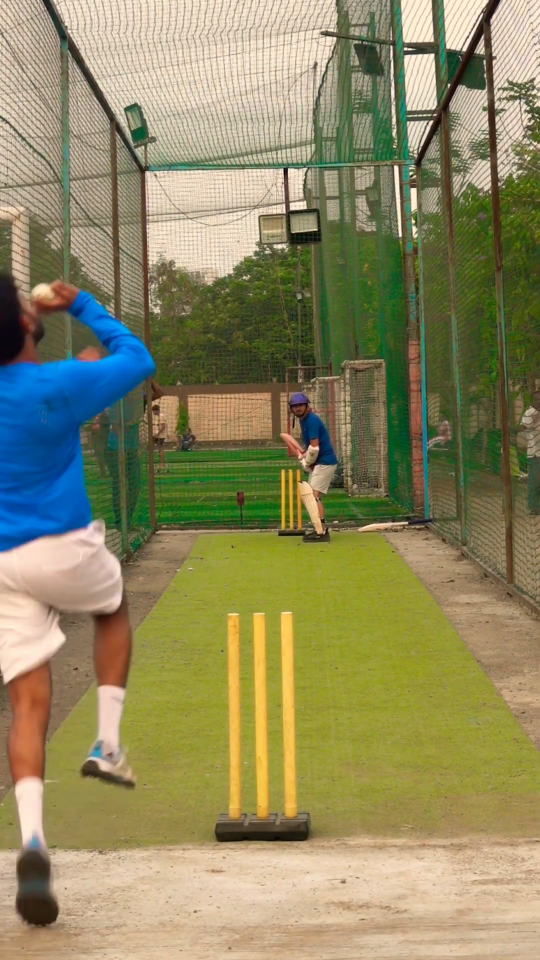
#> input picture frame 28 of test.mp4, 1080 x 1920 px, given in place of test3.mp4, which was not available (shown at 1/2 size)
$ python evidence_clean.py
#> lines starting #> are read from the running program, lines starting #| are printed output that depends on the picture; pictures that were not available may be replaced by others from this repository, and a replacement may not be noted
"""Clean consecutive frames (no overlay), upper flight region cropped & enlarged,
so we can locate the REAL ball by eye and establish ground truth."""
from pathlib import Path
import cv2
import numpy as np

ROOT = Path(__file__).resolve().parents[1]
VIDEO = ROOT / "test3.mp4"
OUT = ROOT / "dump/validation/test3"

cap = cv2.VideoCapture(str(VIDEO))
fps = cap.get(cv2.CAP_PROP_FPS)
W = int(cap.get(cv2.CAP_PROP_FRAME_WIDTH))
H = int(cap.get(cv2.CAP_PROP_FRAME_HEIGHT))
print("fps", fps, "WxH", W, H)

# flight spans t459..1632ms -> frames ~28..98 at 60fps. Sample every 4 frames.
frames = list(range(28, 100, 4))
cells = []
for f in frames:
    cap.set(cv2.CAP_PROP_POS_FRAMES, f)
    ok, fr = cap.read()
    if not ok:
        continue
    c = fr.copy()
    cv2.putText(c, f"f{f} t{int(f/fps*1000)}", (10, 40),
                cv2.FONT_HERSHEY_SIMPLEX, 1.1, (0, 255, 255), 3)
    cells.append(cv2.resize(c, (W // 3, H // 3)))
#> this loop made 18 passes
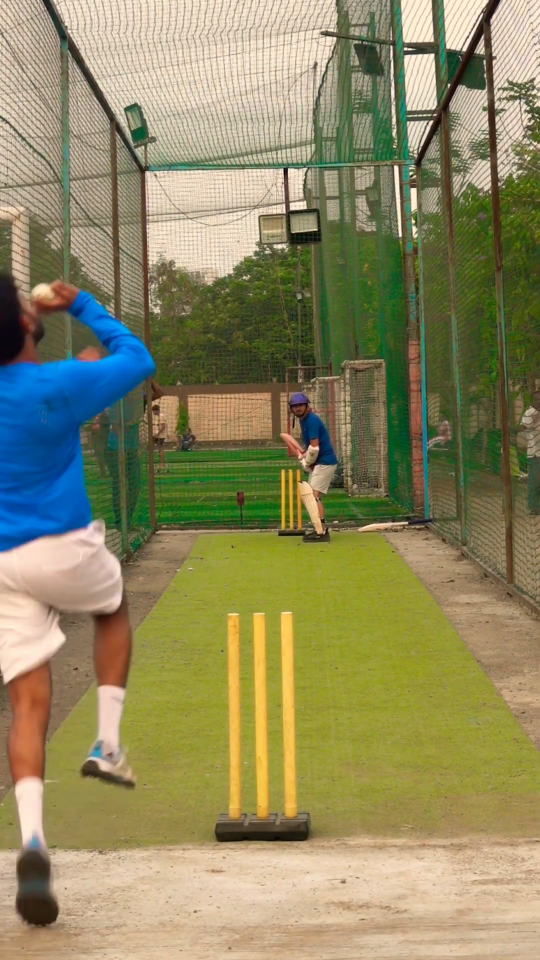
#> input picture frame 28 of test.mp4, 1080 x 1920 px, given in place of test3.mp4, which was not available (shown at 1/2 size)
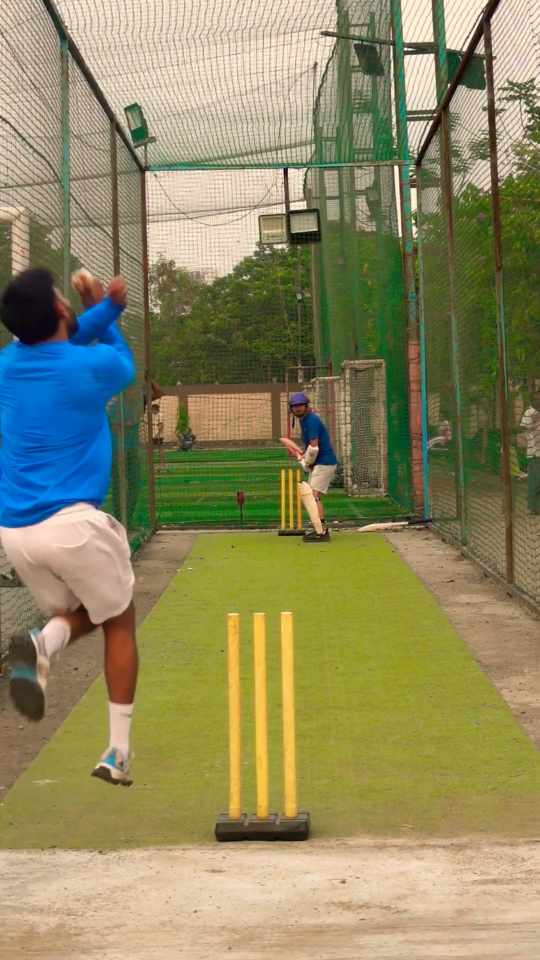
#> input picture frame 32 of test.mp4, 1080 x 1920 px, given in place of test3.mp4, which was not available (shown at 1/2 size)
#> pass 3, `ok, fr = cap.read()`:
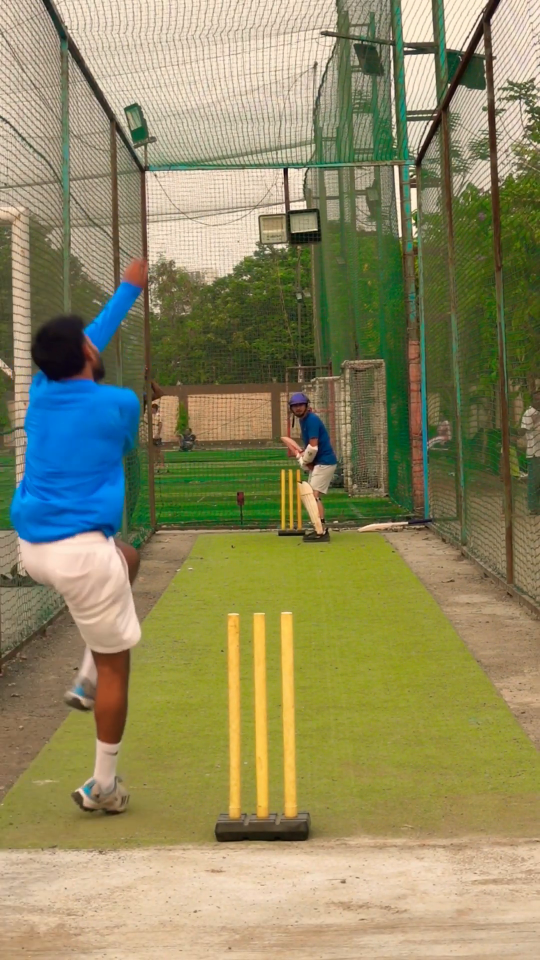
#> fr: shape (1920, 1080, 3) (shown at 1/2 size); mean B, G, R 97.3, 137, 141.4
#> after the loop:
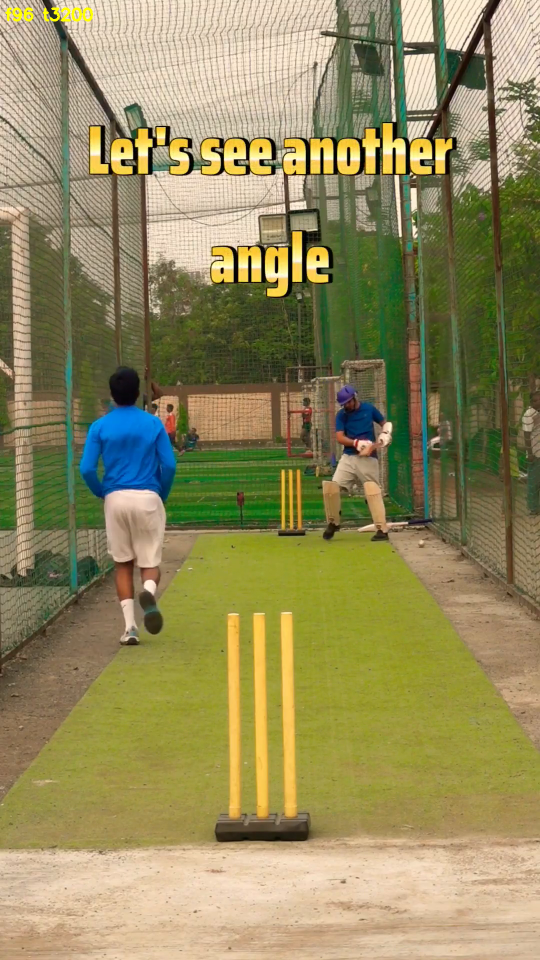
#> c: shape (1920, 1080, 3) (shown at 1/2 size); mean B, G, R 93, 138.7, 146.7
#> after the loop, cells = 18 items
cap.release()

ncol = 6
rows = []
cw, ch = W // 3, H // 3
for i in range(0, len(cells), ncol):
    row = cells[i:i + ncol]
    while len(row) < ncol:
        row.append(np.zeros((ch, cw, 3), np.uint8))
    rows.append(np.hstack(row))
#> this loop made 3 passes
#> i on passes 2 to 3: 6, 12
#> after the loop, rows = 3 items
grid = np.vstack(rows)
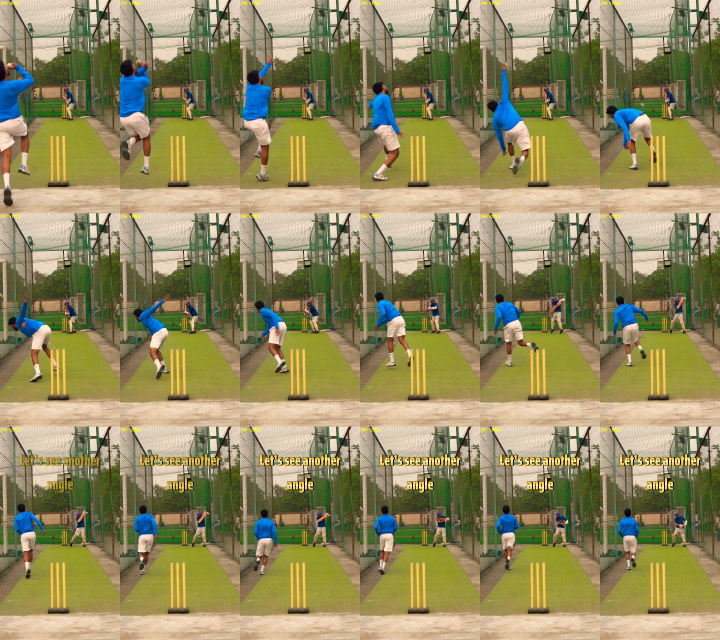
#> grid: shape (1920, 2160, 3) (shown at 1/3 size); mean of channels 0, 1, 2 95, 137.6, 144.3; drawn as B, G, R
cv2.imwrite(str(OUT / "evidence_clean.png"), grid)
print("wrote evidence_clean.png", grid.shape)
#| wrote evidence_clean.png (1920, 2160, 3)

$ run again, starting later in the video
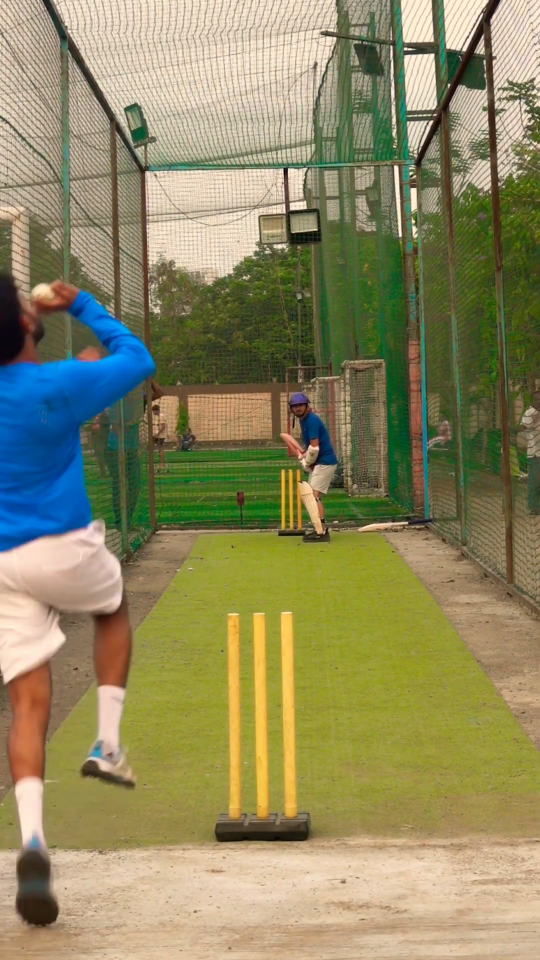
#> input picture frame 28 of test.mp4, 1080 x 1920 px, given in place of test3.mp4, which was not available (shown at 1/2 size)
#> the loop `for f in frames:` made 18 passes
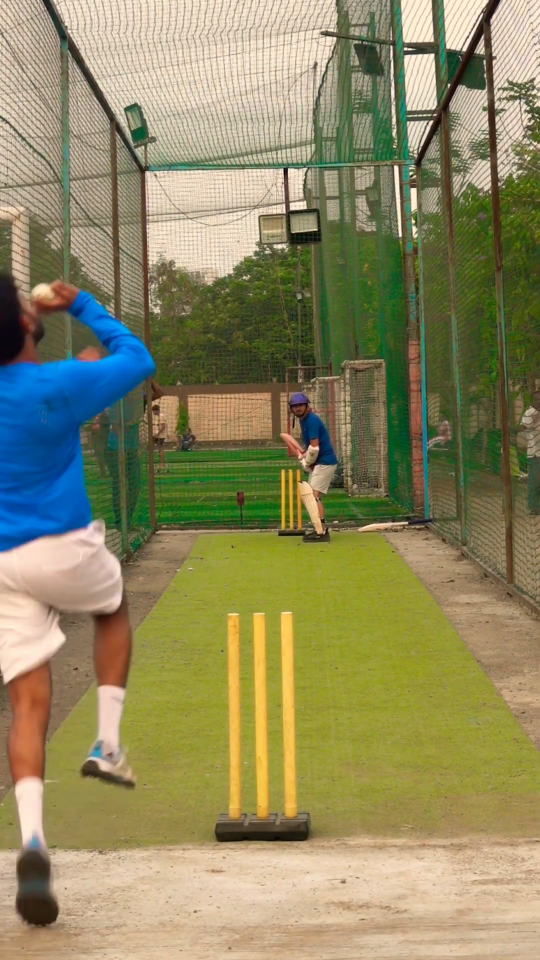
#> input picture frame 28 of test.mp4, 1080 x 1920 px, given in place of test3.mp4, which was not available (shown at 1/2 size)
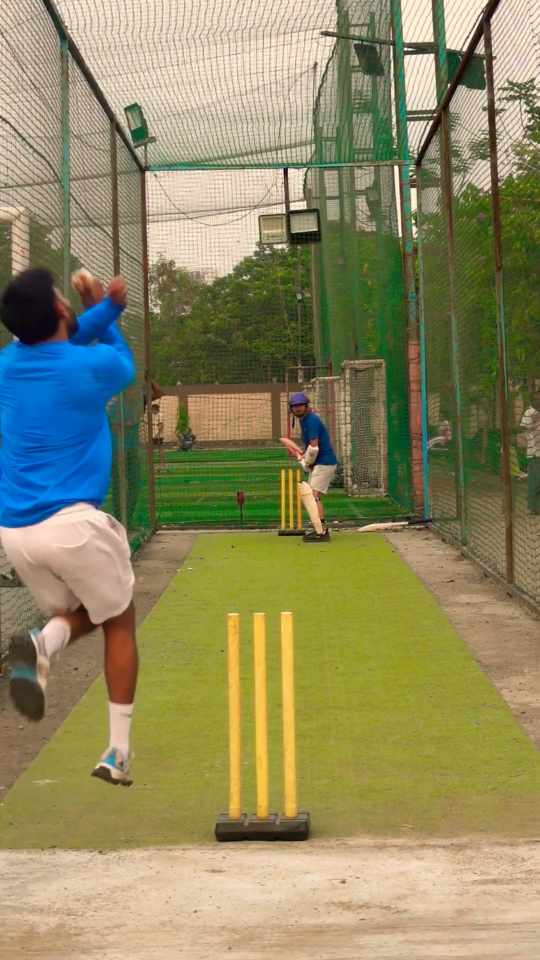
#> input picture frame 32 of test.mp4, 1080 x 1920 px, given in place of test3.mp4, which was not available (shown at 1/2 size)
#> after the loop `for f in frames:`: cells = 18 items
#> the loop `for i in range(0, len(cells), ncol):` made 3 passes
#> i on passes 2 to 3: 6, 12
#> after the loop `for i in range(0, len(cells), ncol):`: rows = 3 items
#| wrote evidence_clean.png (1920, 2160, 3)

$ run again, starting later in the video
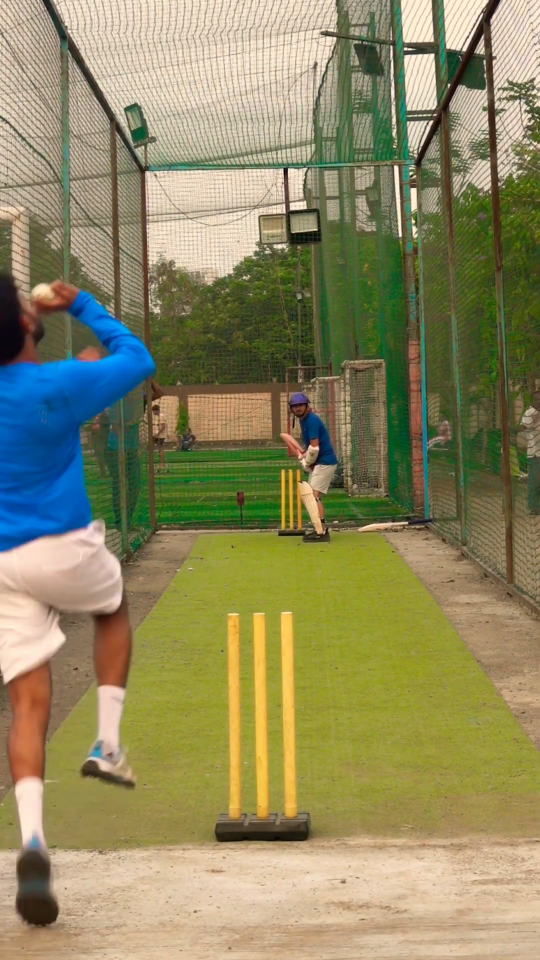
#> input picture frame 28 of test.mp4, 1080 x 1920 px, given in place of test3.mp4, which was not available (shown at 1/2 size)
#> the loop `for f in frames:` made 18 passes
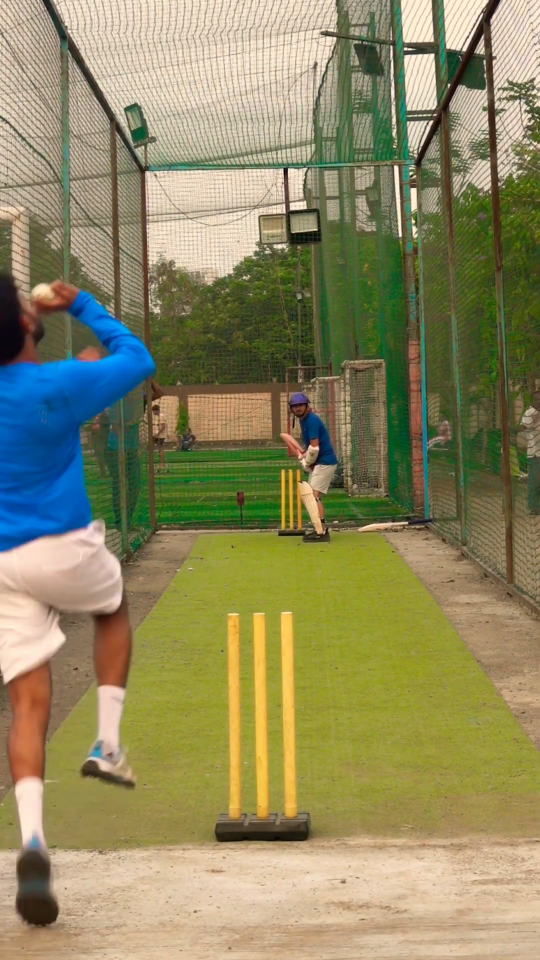
#> input picture frame 28 of test.mp4, 1080 x 1920 px, given in place of test3.mp4, which was not available (shown at 1/2 size)
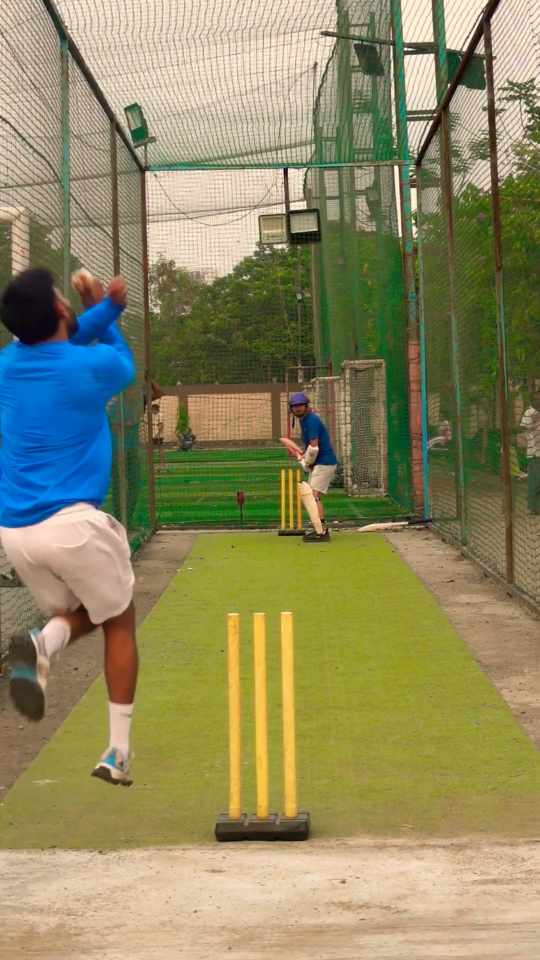
#> input picture frame 32 of test.mp4, 1080 x 1920 px, given in place of test3.mp4, which was not available (shown at 1/2 size)
#> after the loop `for f in frames:`: cells = 18 items
#> the loop `for i in range(0, len(cells), ncol):` made 3 passes
#> i on passes 2 to 3: 6, 12
#> after the loop `for i in range(0, len(cells), ncol):`: rows = 3 items
#| wrote evidence_clean.png (1920, 2160, 3)
